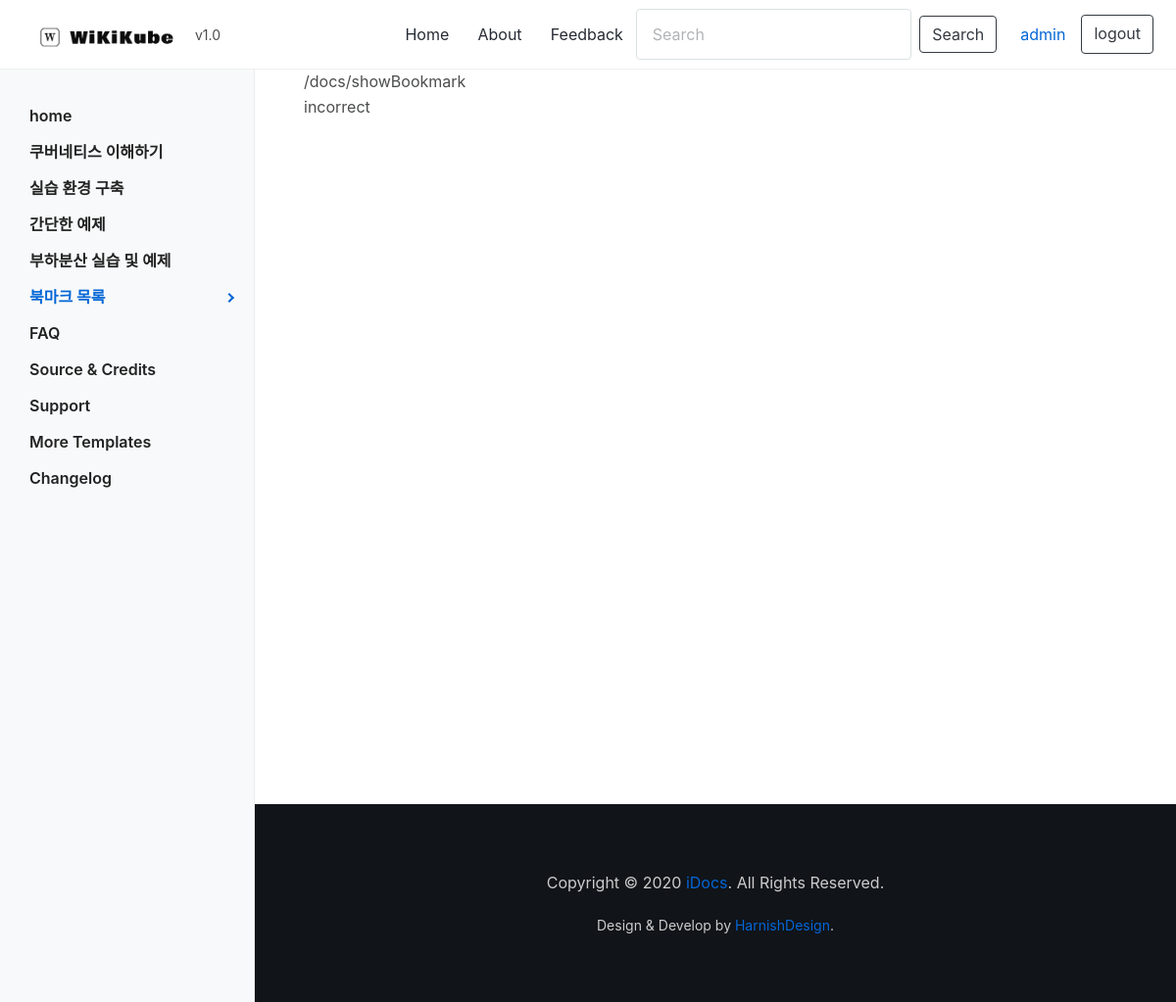
The app's page /docs/showBookmark (signed in), older data.
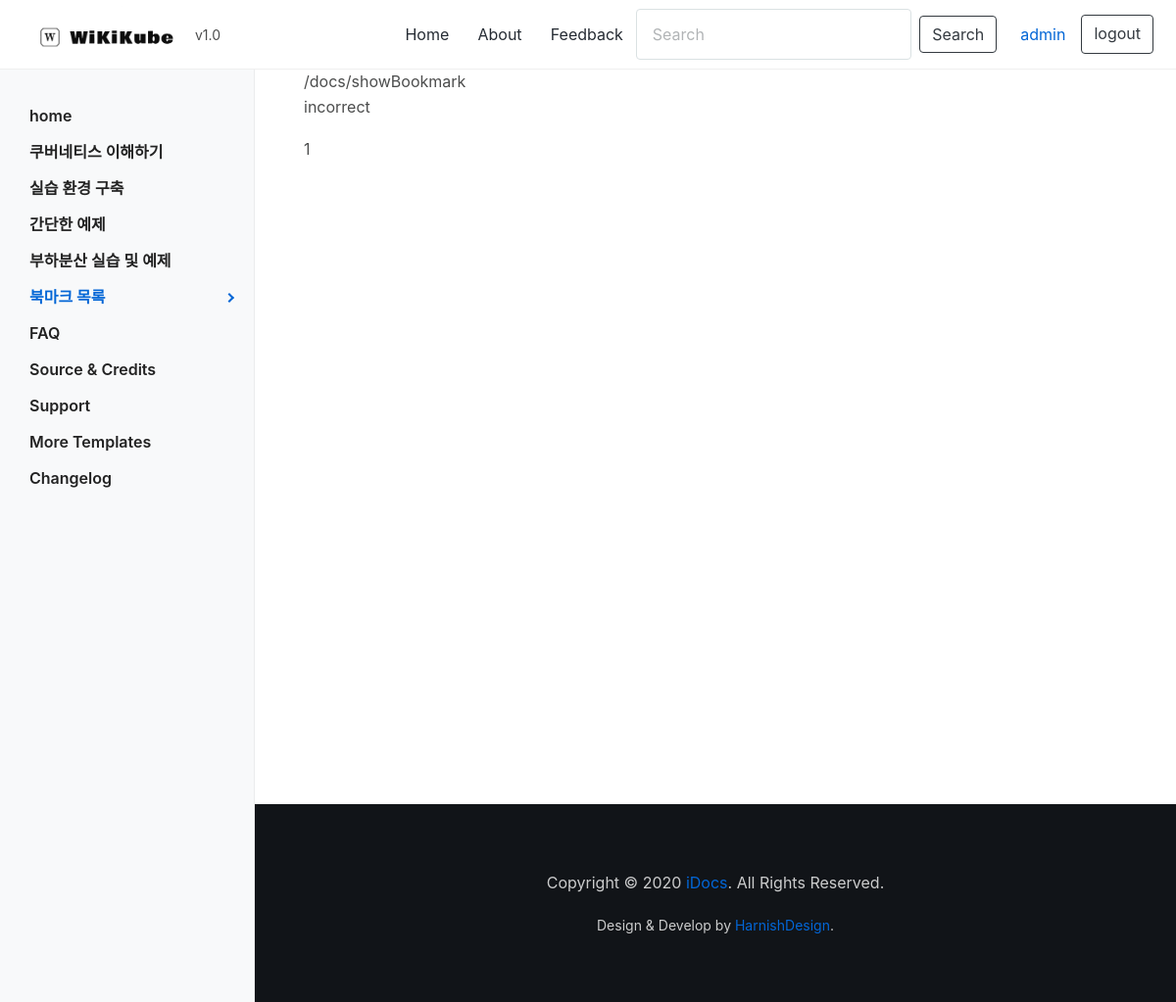
The same page, newer data.
### k8s_doc/models.py (models this page shows)
class Bookmark(models.Model):
    book_user = models.ForeignKey(User, on_delete=CASCADE, null=False)
    post_id = models.ForeignKey(Post, on_delete=CASCADE, null=True)    # 게시글 고유번호
    def __str__(self):
        return str(self.id)

### k8s_doc/views.py (the view)
# urls.py: path('showBookmark', views.showBookmark, name='showBookmark'),
def showBookmark(request):
    if not request.user:              # 로그인이 안돼있을 경우
        return HttpResponseRedirect('../../accounts/login/')
    else:
        bl = Bookmark.objects.filter(book_user=request.user)
        context = {'bl': bl}
        return render(request, 'bookmark.html', context)

### k8s_doc/templates/bookmark.html
{% extends 'k8s_doc/base.html' %}
{% block content %}
  <div class="idocs-content">
    {{ request.path }}
    {% if '/kubernetes/kubernetes' in request.path %}
    <p>correct</p>
    {% else %}
    <p>incorrect</p>
    {% endif %}
    {% load doc_filter %}
    {% for bookmark in bl %}
      {{ bookmark }}
      <br>
    {% endfor %}
  </div>
{% endblock %}

### k8s_doc/templates/k8s_doc/base.html (shortened to what this page needs)
<!DOCTYPE html>
<html lang="en">
<head>
{% load static %}
<link rel="stylesheet" type="text/css" href="{% static 'assets/vendor/bootstrap/css/bootstrap.min.css' %}" />
<link rel="stylesheet" type="text/css" href="{% static 'assets/vendor/font-awesome/css/all.min.css' %}" />
<link rel="stylesheet" type="text/css" href="{% static 'assets/vendor/magnific-popup/magnific-popup.min.css' %}" />
<link rel="stylesheet" type="text/css" href="{% static 'assets/vendor/highlight.js/styles/github.css' %}" />
<link rel="stylesheet" type="text/css" href="{% static 'assets/css/stylesheet.css' %}" />
<link rel="stylesheet" href="{% static 'assets/css/comment.css' %}">
</head>
<body data-spy="scroll" data-target=".idocs-navigation" data-offset="125">
<div id="main-wrapper">
  <header id="header" class="sticky-top">
    <nav class="primary-menu navbar navbar-expand-lg navbar-dropdown-dark">
      <div class="container-fluid">
        <a class="logo ml-md-3 "  href="{% url 'index' %}" title="iDocs Template"> <img src="{% static 'assets/images/logo.png' %}" height="auto" width="160px" alt="iDocs Template"/> </a>
		<span class="text-2 ml-2">v1.0</span>
		<div id="header-nav" class="collapse navbar-collapse justify-content-end">
          <ul class="navbar-nav">
            <li class="dropdown"> <a class="dropdown-toggle" href="#">Home</a>
            </li>
            <li><a target="_blank" href="feedback.html">About</a></li>
            <li><a target="_blank" href="{% url 'docs:feedback' %}">Feedback</a></li>
            <form class="form-inline">
              <input class="form-control mr-sm-2" type="search" placeholder="Search" aria-label="Search">
              <button class="btn btn-outline-dark my-2 my-sm-0" type="submit">Search</button>
            </form>
          </ul>
        </div>
          <ul class="social-icons social-icons-sm ml-lg-2 mr-2">
            {% if user.is_active %}
            <a class="nav-link" href="{% url 'change_password' %}">{{user.username}}</a>
            <a class="btn btn-outline-dark my-2 my-sm-0" href="{% url 'logout' %}?next=/docs/index">logout</a>
            {% else %}
            <a class="btn btn-outline-dark my-2 my-sm-0" href="{% url 'signup' %}"> Sign up</a>&nbsp&nbsp
            <a class="btn btn-outline-dark my-2 my-sm-0" href="{% url 'login' %}"> Login</a>
          </ul>
            {% endif %}
      </div>
    </nav>
  </header>
  <div id="content" role="main">
    <div class="sidebar bg-light">
      <ul class="nav flex-column ">
        <li class="nav-item"><a class="nav-link {% if '/index' in request.path or '/' == request.path %}active{% endif %}" href="{% url 'index' %}">home</a></li>
        <li class="nav-item"><a class="nav-link {% if '/viewPost/kubernetes' in request.path %}active{% endif %}" href="{% url 'docs:viewPost' category='kubernetes' title='kubernetes' %}">쿠버네티스 이해하기</a>
        </li>
        <li class="nav-item"><a class="nav-link {% if '/viewPost/environment' in request.path %}active{% endif %}" href="{% url 'docs:viewPost' category='environment' title='mac' %}">실습 환경 구축</a>
        </li>
        <li class="nav-item"><a class="nav-link {% if '/viewPost/examples' in request.path %}active{% endif %}" href="{% url 'docs:viewPost' category='examples' title='kub_installation' %}">간단한 예제</a>
        </li>
        <li class="nav-item"><a class="nav-link {% if '/viewPost/lb' in request.path %}active{% endif %}" href="{% url 'docs:viewPost' category='lb' title='metallb' %}">부하분산 실습 및 예제</a>
        </li>
        <li class="nav-item"><a class="nav-link {% if '/showBookmark' in request.path %}active{% endif %}" href="{% url 'docs:showBookmark' %}">북마크 목록</a>
        </li>
        <li class="nav-item"><a class="nav-link" href="#idocs_faq">FAQ</a></li>
        <li class="nav-item"><a class="nav-link" href="#idocs_source_credits">Source & Credits</a></li>
        <li class="nav-item"><a class="nav-link" href="#idocs_support">Support</a></li>
        <li class="nav-item"><a class="nav-link" href="#idocs_templates">More Templates</a></li>
        <li class="nav-item"><a class="nav-link" href="#idocs_changelog">Changelog</a>
        </li>
      </ul>
    </div>
  {% block content %}
  {% endblock %}
  <footer id="footer" class="section bg-dark footer-text-light">
    <div class="container">
      <p class="text-center">Copyright &copy; 2020 <a href="http://www.harnishdesign.net/idocs-one-page-documentation-html-template/">iDocs</a>. All Rights Reserved.</p>
	  <p class="text-2 text-center mb-0">Design &amp; Develop by <a class="btn-link" target="_blank" href="http://www.harnishdesign.net/">HarnishDesign</a>.</p>
    </div>
  </footer>
</div>
</body>
</html>

### front/assets/css/stylesheet.css (style rules this page uses)
body, html { height: 100%; }
body { background: #dddddd; color: #4c4d4d; }
form { padding: 0; margin: 0; display: inline; }
img { vertical-align: inherit; }
a, a:focus { color: #0366d6; -webkit-transition: all 0.2s ease; transition: all 0.2s ease; }
p { line-height: 1.8; }
dl, ol, ul, pre, blockquote, .table { margin-bottom: 1.8rem; }
.text-2 { font-size: 14px !important; font-size: 0.875rem !important; }
.bg-dark { background-color: #111418 !important; }
#main-wrapper { background: #fff; }
@media (min-width: 1200px) { .container { max-width: 1170px !important; } }
.sidebar { position: fixed; top: 70px; left: 0; overflow: hidden; overflow-y: auto; width: 260px; height: calc(100% - 70px); z-index: 1; border-right: 1px solid rgba(0, 0, 0, 0.05); transition: all 0.3s; }
.sidebar > .nav { padding: 30px 0; }
.sidebar .nav .nav-item { position: relative; }
.sidebar .nav .nav-link { position: relative; padding: 6px 30px; line-height: 25px; font-weight: 600; }
.sidebar .nav .nav-item:hover > .nav-link, .sidebar .nav .nav-item .nav-link.active { font-weight: 700; }
.sidebar > .nav > .nav-item > .nav-link.active:after { position: absolute; content: " "; top: 50%; right: 18px; border-color: #000; border-top: 2px solid; border-right: 2px solid; width: 7px; height: 7px; -webkit-transform: translate(-50%, -50%) rotate(45deg); transform: translate(-50%, -50%) rotate(45deg); -webkit-transition: all 0.2s ease; transition: all 0.2s ease; }
.idocs-content { position: relative; margin-left: 260px; padding: 0px 50px 50px; min-height: 750px; transition: all 0.3s; }
#header { -webkit-transition: all 0.5s ease; transition: all 0.5s ease; }
#header .navbar { padding: 0px; min-height: 70px; }
#header .logo { -webkit-box-align: center; -ms-flex-align: center; align-items: center; display: -webkit-box; display: -ms-flexbox; display: flex; -ms-flex-item-align: stretch; align-self: stretch; }
.primary-menu { display: -webkit-box !important; display: -ms-flexbox !important; display: flex !important; height: auto !important; -webkit-box-ordinal-group: 0; -ms-flex-item-align: stretch; align-self: stretch; background: #fff; border-bottom: 1px solid #efefef; }
.primary-menu ul.navbar-nav > li { display: -webkit-box; display: -ms-flexbox; display: flex; height: 100%; }
.primary-menu ul.navbar-nav > li + li { margin-left: 2px; }
.primary-menu ul.navbar-nav > li a { display: -webkit-box; display: -ms-flexbox; display: flex; -webkit-box-align: center; -ms-flex-align: center; align-items: center; }
.primary-menu ul.navbar-nav > li > a:not(.btn) { height: 70px; padding: 0px 0.85em; color: #252b33; -webkit-transition: all 0.2s ease; transition: all 0.2s ease; position: relative; position: relative; }
.primary-menu .dropdown-toggle:after { content: none; }
.nav .nav-item .nav-link { color: #222222; }
.nav:not(.nav-pills) .nav-item .nav-link.active, .nav:not(.nav-pills) .nav-item .nav-link:hover { color: #0366d6; }
#footer { background: #fff; color: #252b33; margin-left: 260px; padding: 66px 0px; padding: 4.125rem 0; }
#footer.footer-text-light { color: rgba(250, 250, 250, 0.8); }
.social-icons { margin: 0; padding: 0; display: -ms-flexbox; display: flex; -ms-flex-wrap: wrap; flex-wrap: wrap; list-style: none; }
.form-control, .custom-select { border-color: #dae1e3; font-size: 16px; color: #656565; }
.form-control:not(.form-control-sm) { padding: .810rem .96rem; height: inherit; }
.text-primary, .btn-light, .btn-outline-light:hover, .btn-link, .btn-outline-light:not(:disabled):not(.disabled).active, .btn-outline-light:not(:disabled):not(.disabled):active { color: #0366d6 !important; }

### front/assets/css/comment.css (style rules this page uses)
body { background: #eee }

Row changes from the older to the newer data that the page shows:
added Bookmark: id "1"
